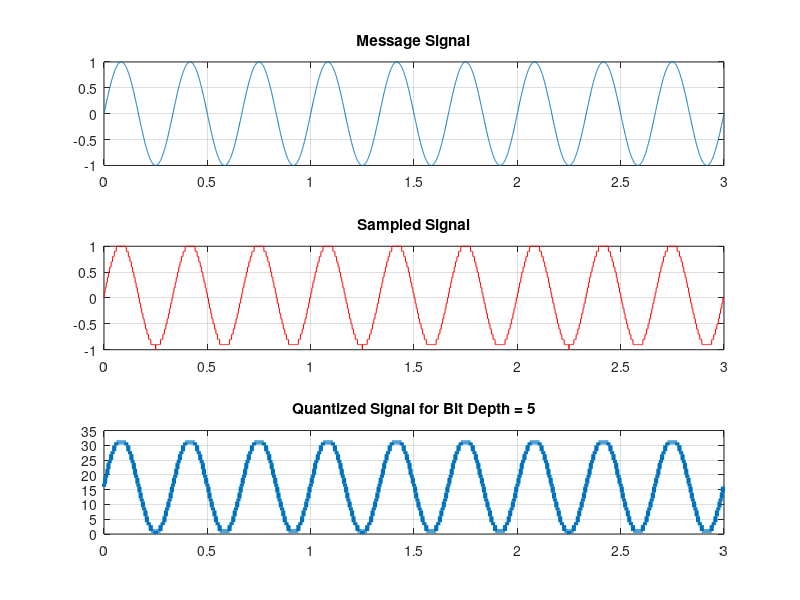

Reproduce this figure in MATLAB.
%% message signal
t = 0:0.001:3;
msg = sin(2*pi*3*t);%% sampling
partition = -1: 0.1: 1; % A quantization partition
codebook = -1: 0.1: 1.1; % A codebook value
[index, sample_msg] = quantiz(msg,partition,codebook);%% quantization
n = input('Enter the Bit Depth of PCM Coding: ');
q_msg = uencode(sample_msg, n);%% plotting
subplot(3,1,1)
plot(t,msg); grid on
title('Message Signal')
subplot(3,1,2)
plot(t,sample_msg,'r'); grid on
title('Sampled Signal')
subplot(3,1,3)
plot(t,q_msg,'linewidth',3); grid on
title( ['Quantized Signal for Bit Depth = ', num2str(n)] )